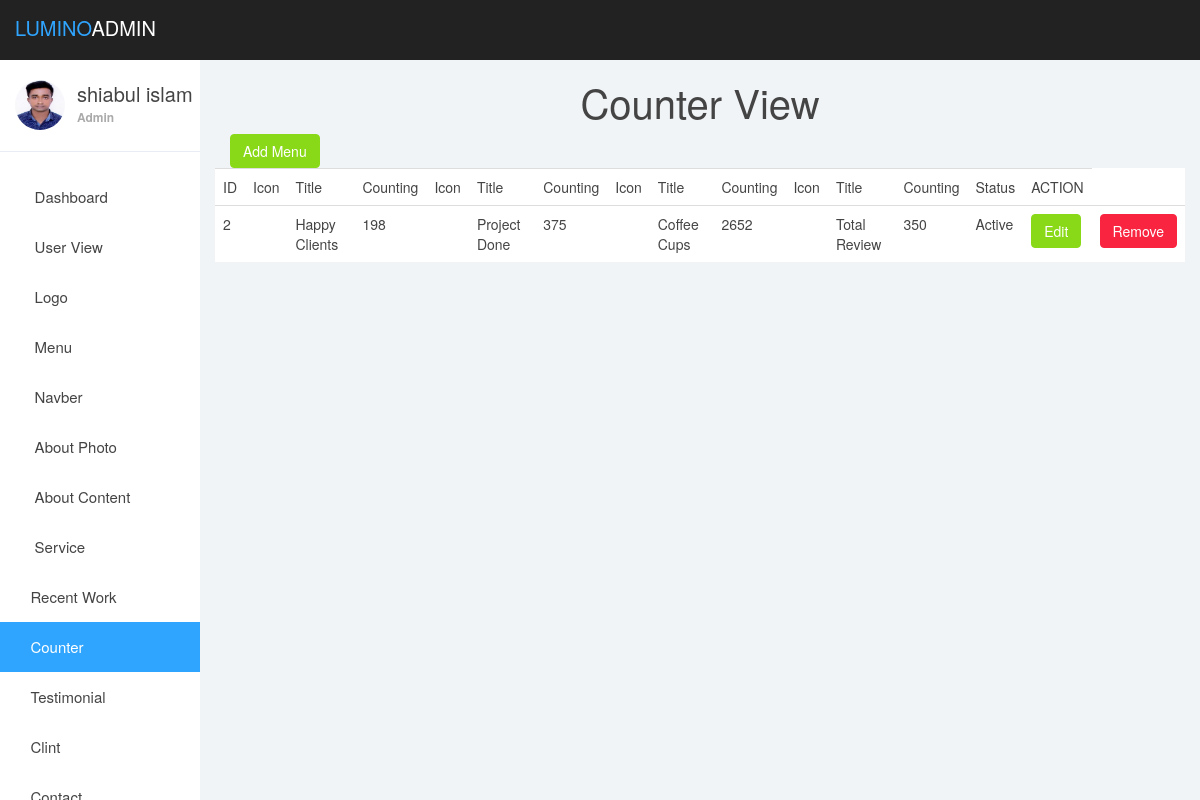
Screenshot of /zuman/count_view.php (signed in) with the database file from the repository.
### tables this page shows
CREATE TABLE `counter` (
  `id` int(11) NOT NULL,
  `text1` varchar(50) NOT NULL,
  `text2` varchar(50) NOT NULL,
  `text3` varchar(50) NOT NULL,
  `text4` varchar(50) NOT NULL,
  `text5` varchar(50) NOT NULL,
  `text6` varchar(50) NOT NULL,
  `text7` varchar(50) NOT NULL,
  `text8` varchar(50) NOT NULL,
  `text9` varchar(50) NOT NULL,
  `text10` varchar(50) NOT NULL,
  `text11` varchar(50) NOT NULL,
  `text12` varchar(50) NOT NULL,
  `status` varchar(20) NOT NULL
);

### zuman/count_view.php (the view)
<?php
require_once'dashboard/header.php';
?>
<?php
require 'db.php';
$select="SELECT * FROM counter";
$result=mysqli_query($db_connection,$select);
?>
<div class="col-lg-12">
	<h1 class="text-center">Counter View</h1>
	<a href="counter_add.php"><button class="btn btn-success">Add Menu</button></a>
</div><br>
<div>
	<table class="table ">
		<tr>
			<td>ID</td>
			<td>Icon</td>
			<td>Title</td>
			<td>Counting</td>
			<td>Icon</td>
			<td>Title</td>
			<td>Counting</td>
			<td>Icon</td>
			<td>Title</td>
			<td>Counting</td>
			<td>Icon</td>
			<td>Title</td>
			<td>Counting</td>
			<td>Status </td>
			<td>ACTION</td>
		</tr>
		<tr>
			<?php
			foreach ($result as  $value) {
			?>
			<td><?php echo $value['id']; ?></td>
			<td><i class="<?php echo $value['text1']; ?>"></i></td>
			<td><?php echo $value['text2']; ?></td>
			<td><?php echo $value['text3']; ?></td>
			<td><i class="<?php echo $value['text4']; ?>"></i></td>
			<td><?php echo $value['text5']; ?></td>
			<td><?php echo $value['text6']; ?></td>
			<td><i class="<?php echo $value['text7']; ?>"></i></td>
			<td><?php echo $value['text8']; ?></td>
			<td><?php echo $value['text9']; ?></td>
			<td><i class="<?php echo $value['text10']; ?>"></i></td>
			<td><?php echo $value['text11']; ?></td>
			<td><?php echo $value['text12']; ?></td>
			<td><?php if ($value['status']==1) {
				echo "Active";
			}
			else{
				echo "Deactive";
			} ?></td>
			 <td><a href="work_edit.php?id=<?php echo $value['id']; ?>"><button class="btn btn-success">Edit</button></a></td>
			 <td><a href="work_remove.php?id=<?php echo $value['id']; ?>"><button class="btn btn-danger">Remove</button></a></td>
		</tr>
		<?php } ?>
	</table>
</div>
<?php
require_once'dashboard/footer.php';
?>

### zuman/dashboardasset/css/styles.css (style rules this page uses)
body { background: #f1f4f7; padding-top: 60px; font-size: 14px; color: #444444; font-family: "Montserrat", "Helvetica Neue", Helvetica, Arial, sans-serif; }
a, a:hover, a:focus { color: #30a5ff; }
h1, h2, h3, h4, h5, h6 { color: #444444; }
h1 { font-weight: 300; font-size: 40px; }
.btn-success, .btn-success:hover, .btn-success:focus, .btn-success:active, .btn-success.active, .open > .dropdown-toggle.btn-success, .btn-success.disabled, .btn-success[disabled], fieldset[disabled] .btn-success, .btn-success.disabled:hover, .btn-success[disabled]:hover, fieldset[disabled] .btn-success:hover, .btn-success.disabled:focus, .btn-success[disabled]:focus, fieldset[disabled] .btn-success:focus, .btn-success.disabled:active, .btn-success[disabled]:active, fieldset[disabled] .btn-success:active, .btn-success.disabled.active, .btn-success[disabled].active, fieldset[disabled] .btn-success.active { background-color: #8ad919; border-color: #8ad919; }
.btn-danger, .btn-danger:hover, .btn-danger:focus, .btn-danger:active, .btn-danger.active, .open > .dropdown-toggle.btn-danger, .btn-danger.disabled, .btn-danger[disabled], fieldset[disabled] .btn-danger, .btn-danger.disabled:hover, .btn-danger[disabled]:hover, fieldset[disabled] .btn-danger:hover, .btn-danger.disabled:focus, .btn-danger[disabled]:focus, fieldset[disabled] .btn-danger:focus, .btn-danger.disabled:active, .btn-danger[disabled]:active, fieldset[disabled] .btn-danger:active, .btn-danger.disabled.active, .btn-danger[disabled].active, fieldset[disabled] .btn-danger.active { background-color: #f9243f; border-color: #f9243f; }
.table { background: #fff; }

### rows the page displays
counter: id "2", text2 "Happy Clients", text3 "198", text5 "Project Done", text6 "375", text8 "Coffee Cups", text9 "2652", text11 "Total Review", text12 "350", status "Active"

### other values shown
$_SESSION['name'] "shiabul islam"
